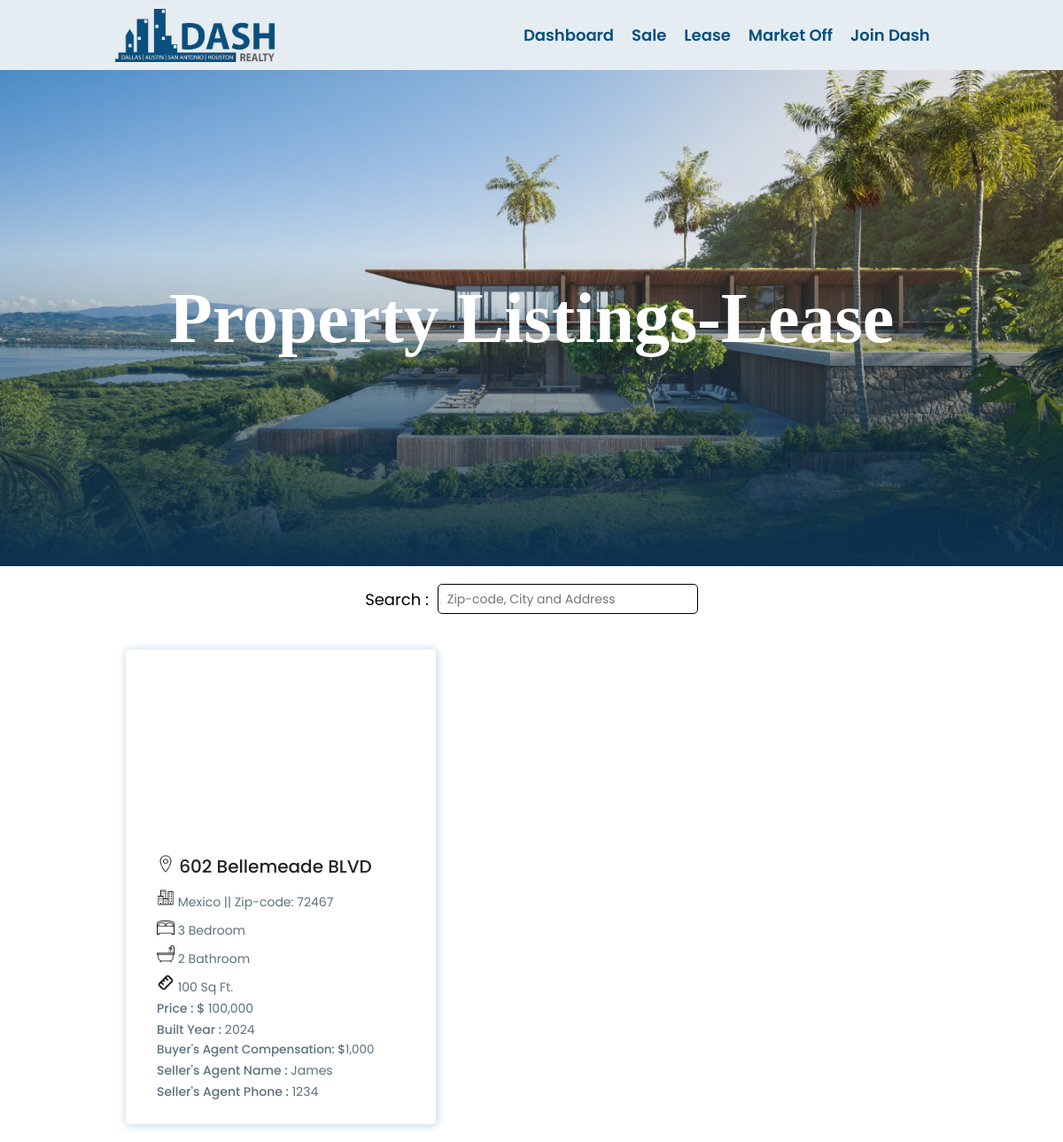
Before: /ads-lease.php with the older database file.
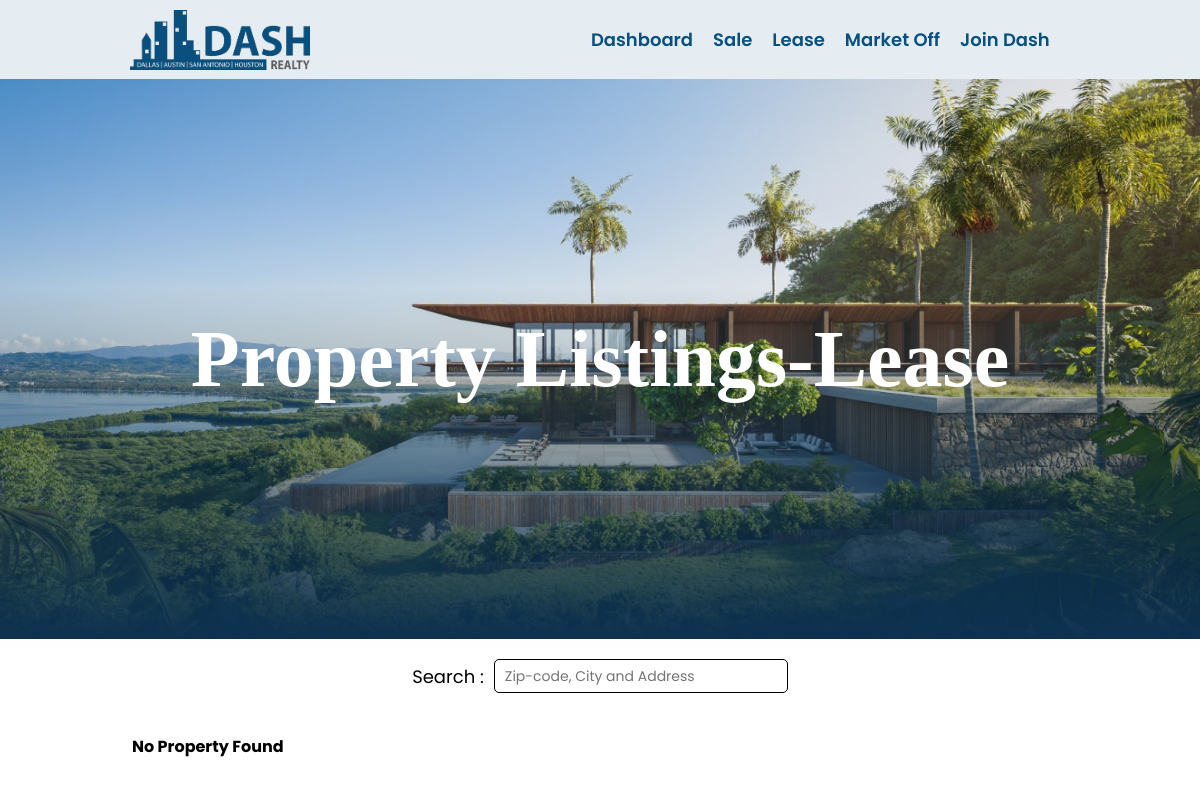
After: the same page with the newer database file.
### tables this page shows
CREATE TABLE `ads` (
  `ad_id` int(11) NOT NULL,
  `ad_address` varchar(255) NOT NULL,
  `ad_price` varchar(255) NOT NULL,
  `ad_size` varchar(255) NOT NULL,
  `ad_year` varchar(255) NOT NULL,
  `ad_commission` varchar(255) NOT NULL,
  `ad_img` varchar(255) NOT NULL,
  `ad_city` varchar(255) NOT NULL,
  `ad_zipcode` varchar(255) NOT NULL,
  `ad_bedroom` varchar(255) NOT NULL,
  `ad_bathroom` varchar(255) NOT NULL,
  `ad_agent_name` varchar(255) NOT NULL,
  `ad_agent_phone` varchar(255) NOT NULL,
  `ad_category` varchar(255) NOT NULL
);

### ads-lease.php (the view, shortened to what this page needs)
<!DOCTYPE html>
<html lang="en">
<head>
    <link rel="stylesheet" href="dash-real.css">
    <link rel="stylesheet" type="text/css" href="https://cdnjs.cloudflare.com/ajax/libs/slick-carousel/1.8.1/slick.min.css"/>
    <link rel="stylesheet" type="text/css" href="https://cdnjs.cloudflare.com/ajax/libs/slick-carousel/1.8.1/slick-theme.min.css"/>
</head>
<body>
    <nav>
        <div id="logo-pic">
            <img src="lmages/dash-logo-removebg.png" alt="threads" width="180" height="60">
        </div>
        <div>
            <ul id="nav-links">
                <li><a href="dashboard.php">Dashboard</a></li>
                <li><a href="ads-sale.php">Sale</a></li>
                <li><a href="ads-lease.php">Lease</a></li>
                <li><a href="ads-market-off.php">Market Off</a></li>
                <li><a href="">Join Dash</a></li>
            </ul>
        </div>
    </nav>
    <div class="ads-hero-section">
        <h1>Property Listings-Lease</h1>
    </div>
    <div class="ads-search-bar" >
        <label for="search">Search :</label>
        <input type="text" id="search" autocomplete="off" placeholder="Zip-code, City and Address">
    </div>
    <div id="ads-container" class="ads-flex-container">
        <?php
        include("conn.php");
        $sql = "SELECT * FROM ads WHERE `ad_category` = 'lease'";
        $result = mysqli_query($conn, $sql);
        if (mysqli_num_rows($result) > 0) {
            while ($row = mysqli_fetch_assoc($result)) {
        ?>
                <div class="flex-item">
                    <div class="dash-cart">
                        <div class="dash-cart-img">
                        </div>
                        <div class="dash-cart-data">
                            <p class="dash-address"><img src="lmages/icons8-location-50.png" width="20" alt="" srcset=""> <?php echo htmlspecialchars($row['ad_address']); ?></p>
                            <p class="dash-sub-heading"><img src="./lmages/icons8-city-buildings-50.png" width="20" alt="" srcset=""> <?php echo htmlspecialchars($row['ad_city']); ?> || Zip-code: <?php echo htmlspecialchars($row['ad_zipcode']); ?> </p>
                            <p class="dash-sub-heading"><img src="./lmages/icons8-bedroom-50.png" width="20" alt="" srcset=""> <?php echo htmlspecialchars($row['ad_bedroom']); ?> Bedroom</p>
                            <p class="dash-sub-heading"><img src="./lmages/icons8-bathroom-50.png" width="20" alt="" srcset=""> <?php echo htmlspecialchars($row['ad_bathroom']); ?> Bathroom</p>
                            <p class="dash-sub-heading"><img src="./lmages/icons8-measurement-24.png" width="20" alt="" srcset=""> <?php echo htmlspecialchars($row['ad_size']); ?> Sq Ft.</p>
                            <p class="dash-sub-heading"><strong>Price : $ </strong><?php echo htmlspecialchars($row['ad_price']); ?></p>
                            <p class="dash-sub-heading"><strong>Built Year : </strong><?php echo htmlspecialchars($row['ad_year']); ?></p>
                            <p class="dash-agent-compensation"><strong>Buyer's Agent Compensation: $</strong><?php echo htmlspecialchars($row['ad_commission']); ?></p>
                            <p class="dash-sub-heading"><strong>Seller's Agent Name : </strong><?php echo htmlspecialchars($row['ad_agent_name']); ?></p>
                            <p class="dash-sub-heading"><strong>Seller's Agent Phone : </strong><?php echo htmlspecialchars($row['ad_agent_phone']); ?></p>
                        </div>
                    </div>
                </div>
        <?php
            }
        } else {
            echo "<h4>No Property Found</h4>";
        }
        ?>
    </div>
</body>
</html>

Changed rows visible on the page:
removed ads: ad_address "602 Bellemeade BLVD", ad_city "Mexico", ad_zipcode "72467", ad_bedroom "3", ad_bathroom "2", ad_size "100", ad_price "100,000", ad_year "2024", ad_commission "1,000", ad_agent_name "James", ad_agent_phone "1234"
Other visible differences:
text now shown: "No Property Found"
